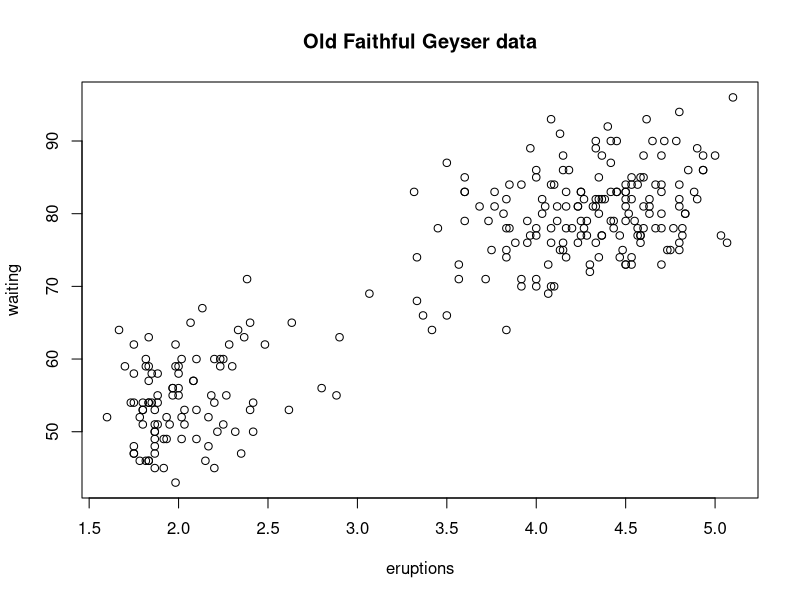
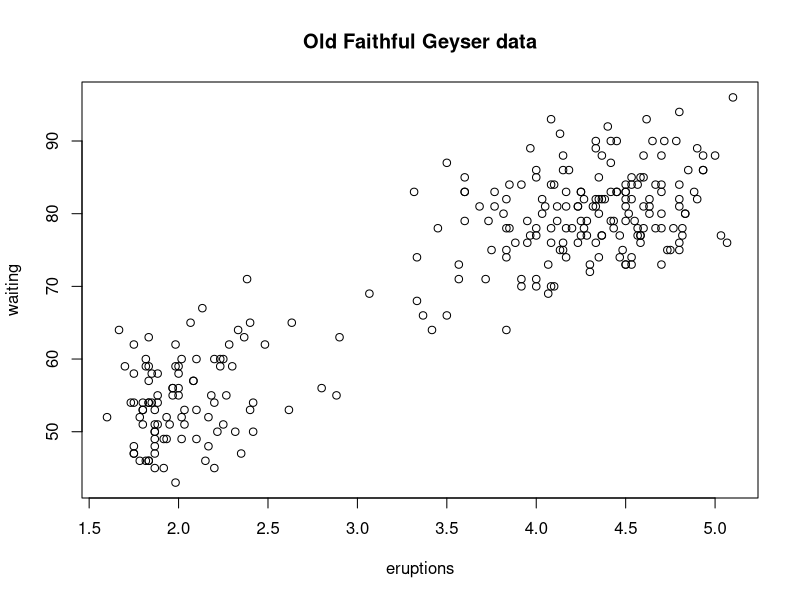

Recreate these plots in R, in order.
?Devices

# plotting with file devices
pdf(file = 'myplot.pdf')
with(faithful, plot(eruptions, waiting))
title(main = 'Old Faithful Geyser data')
dev.off()


# vector formats - useful for line graphics
# pdf
# svg - web-based plots
# win.metafile
# postscript

# bitmap formats
# png - good for line drawings or images with solid colors
# jpeg - good for photographs or natural scenes
# tiff
# bmp

# it's possible to have opened many devices at once
# but only one may be active
dev.cur() # checks which device is active. numbers is always 2+
dev.set(2)

# copying plots
library(datasets)
with(faithful, plot(eruptions, waiting))
title(main = 'Old Faithful Geyser data')
dev.copy(png, file = 'geyserplot.png')
dev.off()
